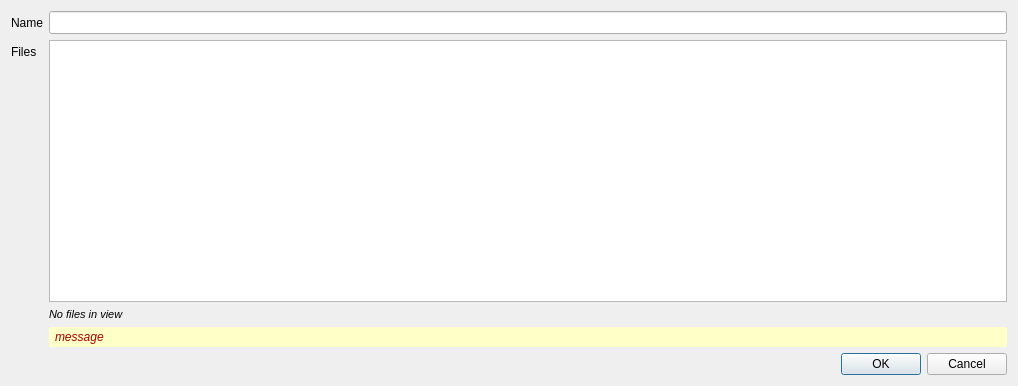
<?xml version="1.0" encoding="UTF-8"?>
<ui version="4.0">
 <class>Dialog</class>
 <widget class="QDialog" name="Dialog">
  <property name="geometry">
   <rect>
    <x>0</x>
    <y>0</y>
    <width>1018</width>
    <height>386</height>
   </rect>
  </property>
  <property name="windowTitle">
   <string>Dialog</string>
  </property>
  <layout class="QVBoxLayout" name="verticalLayout_2">
   <item>
    <layout class="QFormLayout" name="formLayout">
     <item row="0" column="1">
      <widget class="QLineEdit" name="ledName">
       <property name="font">
        <font>
         <family>DejaVu Sans Mono</family>
         <italic>false</italic>
        </font>
       </property>
       <property name="placeholderText">
        <string/>
       </property>
      </widget>
     </item>
     <item row="0" column="0">
      <widget class="QLabel" name="label">
       <property name="text">
        <string>Name</string>
       </property>
      </widget>
     </item>
     <item row="2" column="0">
      <widget class="QLabel" name="lblFiles">
       <property name="text">
        <string>Files</string>
       </property>
      </widget>
     </item>
     <item row="4" column="1">
      <widget class="QLabel" name="lblMsg">
       <property name="sizePolicy">
        <sizepolicy hsizetype="MinimumExpanding" vsizetype="Maximum">
         <horstretch>0</horstretch>
         <verstretch>0</verstretch>
        </sizepolicy>
       </property>
       <property name="font">
        <font>
         <italic>true</italic>
        </font>
       </property>
       <property name="styleSheet">
        <string notr="true">background-color: rgb(255, 255, 200);
border-color: rgb(170, 85, 0);
color: rgb(170, 0, 0);
border-radius: 2px;
padding:3px;</string>
       </property>
       <property name="text">
        <string>message</string>
       </property>
      </widget>
     </item>
     <item row="2" column="1">
      <widget class="QPlainTextEdit" name="pteFiles">
       <property name="sizePolicy">
        <sizepolicy hsizetype="Expanding" vsizetype="Expanding">
         <horstretch>0</horstretch>
         <verstretch>0</verstretch>
        </sizepolicy>
       </property>
       <property name="font">
        <font>
         <family>DejaVu Sans Mono</family>
         <italic>true</italic>
        </font>
       </property>
       <property name="documentTitle">
        <string/>
       </property>
       <property name="lineWrapMode">
        <enum>QPlainTextEdit::NoWrap</enum>
       </property>
       <property name="readOnly">
        <bool>true</bool>
       </property>
      </widget>
     </item>
     <item row="3" column="1">
      <widget class="QLabel" name="lblNbFiles">
       <property name="font">
        <font>
         <pointsize>8</pointsize>
         <italic>true</italic>
        </font>
       </property>
       <property name="text">
        <string>No files in view</string>
       </property>
      </widget>
     </item>
    </layout>
   </item>
   <item>
    <widget class="QDialogButtonBox" name="buttonBox">
     <property name="orientation">
      <enum>Qt::Horizontal</enum>
     </property>
     <property name="standardButtons">
      <set>QDialogButtonBox::Cancel|QDialogButtonBox::Ok</set>
     </property>
    </widget>
   </item>
  </layout>
 </widget>
 <resources/>
 <connections>
  <connection>
   <sender>buttonBox</sender>
   <signal>accepted()</signal>
   <receiver>Dialog</receiver>
   <slot>accept()</slot>
   <hints>
    <hint type="sourcelabel">
     <x>248</x>
     <y>254</y>
    </hint>
    <hint type="destinationlabel">
     <x>157</x>
     <y>274</y>
    </hint>
   </hints>
  </connection>
  <connection>
   <sender>buttonBox</sender>
   <signal>rejected()</signal>
   <receiver>Dialog</receiver>
   <slot>reject()</slot>
   <hints>
    <hint type="sourcelabel">
     <x>316</x>
     <y>260</y>
    </hint>
    <hint type="destinationlabel">
     <x>286</x>
     <y>274</y>
    </hint>
   </hints>
  </connection>
 </connections>
</ui>
